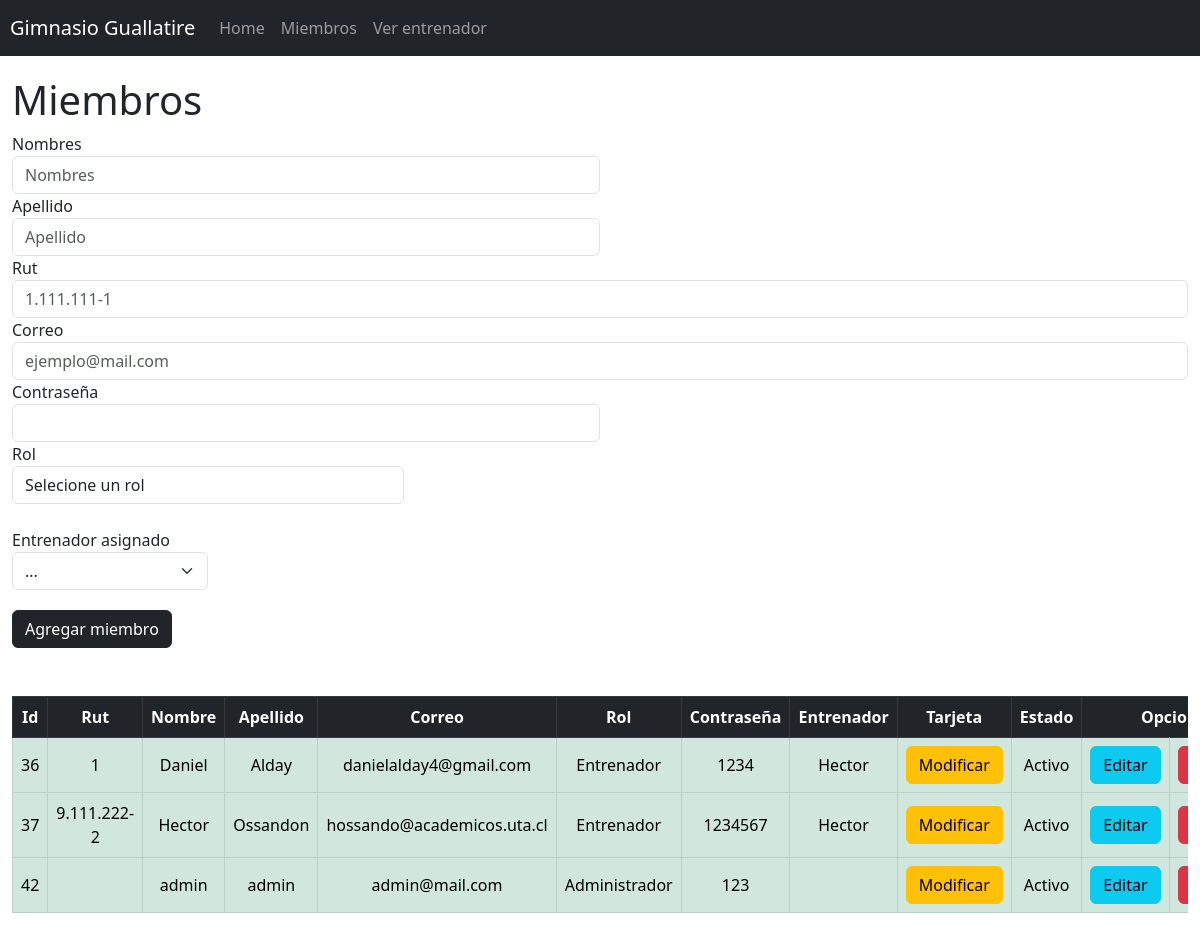
The app's page /gestionarMiembros/ with its own data.
### Aplicaciones/proyectoGym/models.py (models this page shows)
class Usuarios(models.Model):
    idUsuario = models.AutoField(primary_key=True)
    rut = models.CharField(max_length=30,blank=True)
    nombre = models.CharField(max_length=50)
    apellido = models.CharField(max_length=100)
    contraseña = models.CharField(max_length=40)
    correo = models.CharField(max_length=100)
    rol = models.CharField(max_length=30)
    entrenador = models.CharField(max_length=100,blank=True)
    tarjeta = models.CharField(max_length=100,blank=True)
    activo = models.BooleanField(default=True)
    def __str__(self):
        text = "{0},{1},{2},{3},{4},{5},{6},{7}"
        return text.format(self.idUsuario,self.nombre, self.apellido,self.contraseña,self.correo,self.rol,self.entrenador,self.tarjeta)

### Aplicaciones/proyectoGym/views.py (the view)
# urls.py: path('gestionarMiembros/',views.manage),
def manage(request):
        usuarios = Usuarios.objects.all()
        entrenadores = Usuarios.objects.filter(rol="Entrenador")                               # Para obtener todos los usuarios de la base de datos
        return render(request, "gestionMiembros.html",{"Usuarios":usuarios,"Entrenadores":entrenadores})

### Aplicaciones/proyectoGym/templates/gestionMiembros.html (shortened to what this page needs)
{% extends "./base.html" %}
{% block body %}
<div class="d-inline-block">
    <h1>Miembros</h1>
</div>
<form action="/registrarUsuario/" method="POST"> {%csrf_token%}
    <div class="form-row">
      <div class="form-group col-md-6">
        <label>Nombres</label>
        <input type="text" class="form-control" name="nombre" placeholder="Nombres">
      </div>
      <div class="form-group col-md-6">
        <label>Apellido</label>
        <input type="text" class="form-control" name="apellido"placeholder="Apellido">
      </div>
    </div>
    <div class="form-group">
      <label for="inputAddress">Rut</label>
      <input type="text" class="form-control"name="rut" placeholder="1.111.111-1">
    </div>
    <div class="form-group">
      <label for="inputAddress2">Correo</label>
      <input type="email" class="form-control" name="correo" placeholder="ejemplo@mail.com">
    </div>
    <div class="form-row">
      <div class="form-group col-md-6">
        <label for="inputCity">Contraseña</label>
        <input type="" class="form-control" name="contraseña">
      </div>
      <div class="form-group col-md-4">
        <label for="inputState">Rol</label>
        <select onchange="mostrarEntrenador(this)" id ="rol"name="rol" class="form-control">
          <option selected >Selecione un rol</option>
        </select>
      </div>
      <br>
      <div class="form-group col-md-2">
        <label id="labelEntrenador">Entrenador asignado</label>
        <select name="entrenador" id="entrenador" class="form-select">
        <option value="">...</option>
        </select>
        <button type="submit" class="btn btn-dark" style="margin-top:20px;">Agregar miembro</button><br><br><br>
      </div>
    </div>
  </form>
<div class="d-xxl-flex justify-content-center" style="margin-bottom: 200px;">
    <div class = "col-xl-12 col-xl-6 col-xl-8 col-xl-8">
        <div class ="table-responsive">
            <table class="table table-bordered">
                <thead class="table-dark">
                    <tr>
                        <th>Id</th>
                        <th>Rut</th>
                        <th>Nombre</th>
                        <th>Apellido</th>
                        <th>Correo</th>
                        <th>Rol</th>
                        <th>Contraseña</th>
                        <th>Entrenador</th>
                        <th>Tarjeta</th>
                        <th>Estado</th>
                        <th colspan="2">Opciones</th>
                    </tr>
                </thead>
                <tbody>
                    {%for u in Usuarios%}
                    {%if u.activo%}
                    <tr class="table-success">
                    {%else%}
                    <tr class="table-danger">
                    {%endif%}
                        <td>{{u.idUsuario}}</td>
                        <td>{{u.rut}}</td>
                        <td>{{u.nombre}}</td>
                        <td>{{u.apellido}}</td>
                        <td>{{u.correo}}</td>
                        <td>{{u.rol}}</td>
                        <td>{{u.contraseña}}</td>
                        <td>{{u.entrenador}}</td>
                        <td><button id="{{u.tarjeta}}"type="button" onclick="obtenerInfo('{{u}}')" class="btn btn-warning" data-toggle="modal" data-target="#exampleModal">Modificar</button></td>
                        {%if u.activo%}
                        <td>Activo</td>
                        {%else%}
                        <td>Inactivo</td>
                        {%endif%}
                        <td><a href="/edicionUsuario/{{u.idUsuario}}" class="btn btn-info">Editar</a></td>
                        <td><a href="/eliminarUsuario/{{u.idUsuario}}" class="btn btn-danger btnEliminacion">Eliminar</a></td>
                    </tr>
                </tbody>
        </div>
    </div>
</div>
{%endfor%}
{%endblock%}

### Aplicaciones/proyectoGym/static/css/gestionMiembro.css (style rules this page uses)
th,td { text-align: center; vertical-align: middle; }

### records on screen
Usuarios: idUsuario "36", rut "1", nombre "Daniel", apellido "Alday", correo "danielalday4@gmail.com", rol "Entrenador", contraseña "1234", entrenador "Hector", activo "Activo"
Usuarios: idUsuario "37", rut "9.111.222-2", nombre "Hector", apellido "Ossandon", correo "hossando@academicos.uta.cl", rol "Entrenador", contraseña "1234567", entrenador "Hector", activo "Activo"
Usuarios: idUsuario "42", nombre "admin", apellido "admin", correo "admin@mail.com", rol "Administrador", contraseña "123", activo "Activo"
